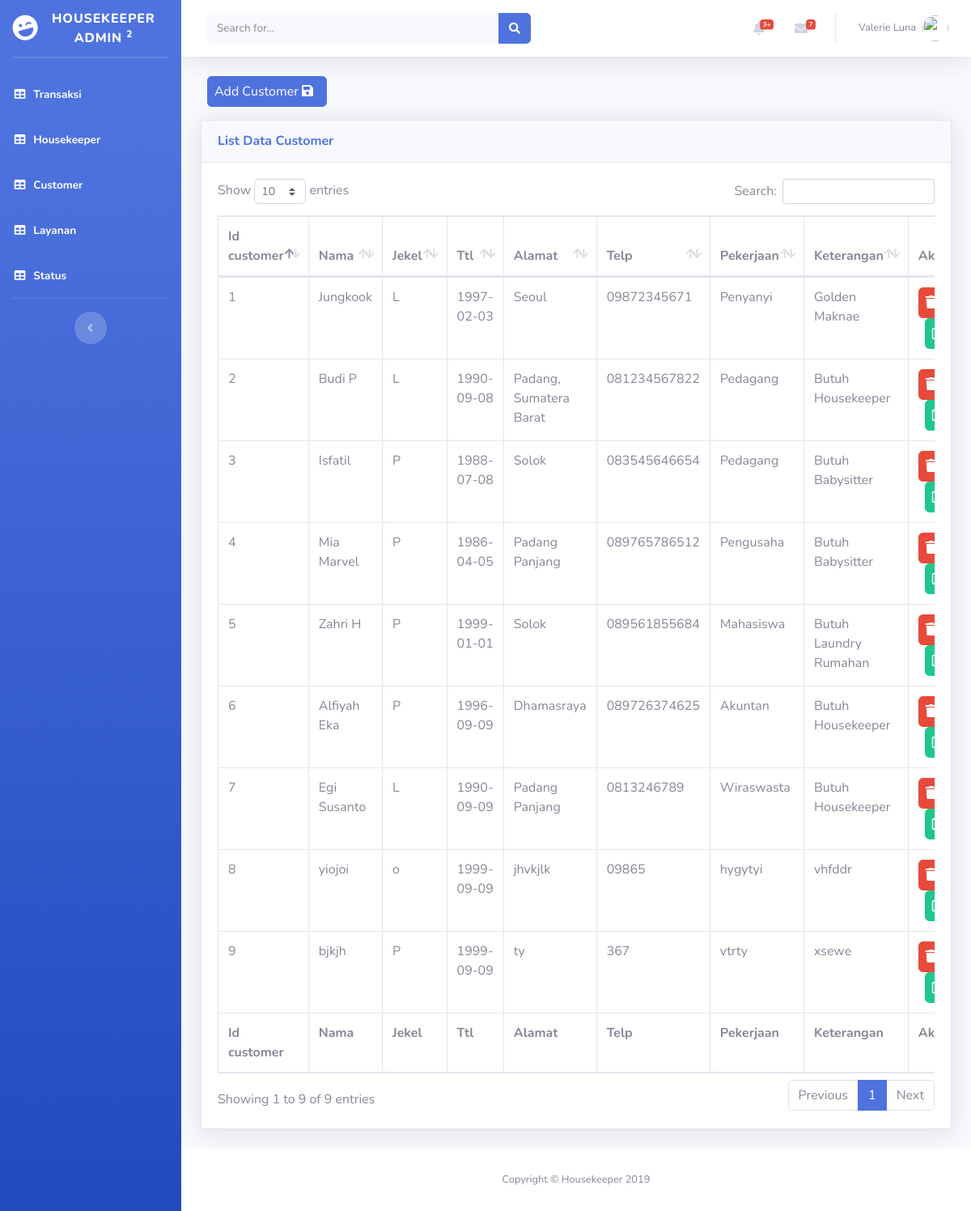
Screenshot of /admin/customer.php with the database file from the repository.
### tables this page shows
CREATE TABLE `customer` (
  `idcustomer` int(11) NOT NULL,
  `nama` varchar(100) NOT NULL,
  `jekel` char(1) NOT NULL,
  `ttl` date NOT NULL,
  `alamat` varchar(100) NOT NULL,
  `telp` varchar(12) NOT NULL,
  `pekerjaan` varchar(100) NOT NULL,
  `keterangan` varchar(100) NOT NULL
);

### admin/customer.php (the view, shortened to what this page needs)
<?php include 'header.php' ?>
<body id="page-top">
  <div id="wrapper">
     <?php include 'sidebar.php'?>
    <div id="content-wrapper" class="d-flex flex-column">
      <div id="content">
      <?php include 'topbar.php'?>
        <div class="container-fluid">
          <?php
        $page = isset($_GET['page'])?$_GET['page']:'list';
        switch ($page) {
          case 'list':
      ?>
       <p><a href="?p=customer&page=entri" class="btn btn-primary ml-2 pr-2 pl-2">Add Customer <i class="fas fa-save mr-2"></i></a></p>
          <div class="card shadow mb-4">
            <div class="card-header py-3">
            <h6 class="m-0 font-weight-bold text-primary">List Data Customer</h6>
            </div>
            <div class="card-body">
              <div class="table-responsive">
                <table class="table table-bordered" id="dataTable" width="100%" cellspacing="0">
                  <thead>
                    <tr>
                     <th>Id customer</th>
                     <th>Nama</th>
                     <th>Jekel</th>
                     <th>Ttl</th>
                     <th>Alamat</th>
                     <th>Telp</th>
                     <th>Pekerjaan</th>
                     <th>Keterangan</th>
                     <th>Aksi</th>
                    </tr>
                  </thead>
                  <tfoot>
                  <tr>
                     <th>Id customer</th>
                     <th>Nama</th>
                     <th>Jekel</th>
                     <th>Ttl</th>
                     <th>Alamat</th>
                     <th>Telp</th>
                     <th>Pekerjaan</th>
                     <th>Keterangan</th>
                     <th>Aksi</th>
                    </tr>
                  </tfoot>
                  <tbody>
                     <?php
          include('koneksi.php');
          $data = mysqli_query($koneksi,"select * from customer");
          $i =1;
          while ($row=mysqli_fetch_array($data)) {
            ?>
            <tr>
              <td><?php echo $i?></td>
              <td><?php echo $row['nama']?></td>
              <td><?php echo $row['jekel']?></td>
              <td><?php echo $row['ttl']?></td>
              <td><?php echo $row['alamat']?></td>
              <td><?php echo $row['telp']?></td>
              <td><?php echo $row['pekerjaan']?></td>
              <td><?php echo $row['keterangan']?></td>
              <td>
                <a href="proses_customer.php?aksi=hapus&idcustomer=<?php echo $row['idcustomer']?>" class="btn btn-danger pr-2 pl-2" onclick="return confirm('Are You Sure to Delete?')"><i class="fas fa-trash mr-2"></i></a>
                <a href="?p=customer&page=update&idcustomer=<?php echo $row['idcustomer']?>" class="btn btn-success ml-2 pr-2 pl-2"><i class="far fa-edit mr-2"></i></a>
              </td>
            </tr>
            <?php $i++;}?>
                  </tbody>
                  </table>
                <?php
          break;
        ?>
        <?php
          }
        ?>
              </div>
            </div>
          </div>
        </div>
      </div>
      <?php include 'footer.php'?>
    </div>
</body>
</html>

### admin/header.php (shortened to what this page needs)
<!DOCTYPE html>
<html lang="en">
<head>
  <link href="vendor/fontawesome-free/css/all.min.css" rel="stylesheet" type="text/css">
  <link href="css/sb-admin-2.min.css" rel="stylesheet">
  <link href="vendor/datatables/dataTables.bootstrap4.min.css" rel="stylesheet">
</head>

### admin/sidebar.php
  <ul class="navbar-nav bg-gradient-primary sidebar sidebar-dark accordion" id="accordionSidebar">
<a class="sidebar-brand d-flex align-items-center justify-content-center" href="index.php">
  <div class="sidebar-brand-icon rotate-n-15">
    <i class="fas fa-laugh-wink"></i>
  </div>
  <div class="sidebar-brand-text mx-3">Housekeeper Admin <sup>2</sup></div>
</a>
<hr class="sidebar-divider my-0">
<hr class="sidebar-divider">
<li class="nav-item active">
  <a class="nav-link" href="transaksi.php?p=transaksi">
    <i class="fas fa-fw fa-table"></i>
    <span>Transaksi</span></a>
</li>
<li class="nav-item active">
  <a class="nav-link" href="housekeeper.php">
    <i class="fas fa-fw fa-table"></i>
    <span>Housekeeper</span></a>
</li>
<li class="nav-item active">
  <a class="nav-link" href="customer.php?p=customer">
    <i class="fas fa-fw fa-table"></i>
    <span>Customer</span></a>
</li>
<li class="nav-item active">
  <a class="nav-link" href="layanan.php?p=layanan">
    <i class="fas fa-fw fa-table"></i>
    <span>Layanan</span></a>
</li>
<li class="nav-item active">
  <a class="nav-link" href="status.php?p=status">
    <i class="fas fa-fw fa-table"></i>
    <span>Status</span></a>
</li>
<hr class="sidebar-divider d-none d-md-block">
<div class="text-center d-none d-md-inline">
  <button class="rounded-circle border-0" id="sidebarToggle"></button>
</div>
</ul>

### admin/topbar.php (shortened to what this page needs)
   <nav class="navbar navbar-expand navbar-light bg-white topbar mb-4 static-top shadow">
<form class="d-none d-sm-inline-block form-inline mr-auto ml-md-3 my-2 my-md-0 mw-100 navbar-search">
  <div class="input-group">
    <input type="text" class="form-control bg-light border-0 small" placeholder="Search for..." aria-label="Search" aria-describedby="basic-addon2">
    <div class="input-group-append">
      <button class="btn btn-primary" type="button">
        <i class="fas fa-search fa-sm"></i>
      </button>
    </div>
  </div>
</form>
<ul class="navbar-nav ml-auto">
  <li class="nav-item dropdown no-arrow mx-1">
    <a class="nav-link dropdown-toggle" href="#" id="alertsDropdown" role="button" data-toggle="dropdown" aria-haspopup="true" aria-expanded="false">
      <i class="fas fa-bell fa-fw"></i>
      <span class="badge badge-danger badge-counter">3+</span>
    </a>
  </li>
  <li class="nav-item dropdown no-arrow mx-1">
    <a class="nav-link dropdown-toggle" href="#" id="messagesDropdown" role="button" data-toggle="dropdown" aria-haspopup="true" aria-expanded="false">
      <i class="fas fa-envelope fa-fw"></i>
      <span class="badge badge-danger badge-counter">7</span>
    </a>
  </li>
  <li class="nav-item dropdown no-arrow">
    <a class="nav-link dropdown-toggle" href="#" id="userDropdown" role="button" data-toggle="dropdown" aria-haspopup="true" aria-expanded="false">
      <span class="mr-2 d-none d-lg-inline text-gray-600 small">Valerie Luna</span>
      <img class="img-profile rounded-circle" src="https://source.unsplash.com/QAB-WJcbgJk/60x60">
    </a>
  </li>
</ul>
</nav>

### admin/footer.php
<footer class="sticky-footer bg-white">
       <div class="container my-auto">
         <div class="copyright text-center my-auto">
           <span>Copyright &copy; Housekeeper 2019</span>
         </div>
       </div>
     </footer>

### rows the page displays
customer: nama "Jungkook", jekel "L", ttl "1997-02-03", alamat "Seoul", telp "09872345671", pekerjaan "Penyanyi", keterangan "Golden Maknae"
customer: nama "Budi P", jekel "L", ttl "1990-09-08", alamat "Padang, Sumatera Barat", telp "081234567822", pekerjaan "Pedagang", keterangan "Butuh Housekeeper"
customer: nama "Isfatil", jekel "P", ttl "1988-07-08", alamat "Solok", telp "083545646654", pekerjaan "Pedagang", keterangan "Butuh Babysitter"
customer: nama "Mia Marvel", jekel "P", ttl "1986-04-05", alamat "Padang Panjang", telp "089765786512", pekerjaan "Pengusaha", keterangan "Butuh Babysitter"
customer: nama "Zahri H", jekel "P", ttl "1999-01-01", alamat "Solok", telp "089561855684", pekerjaan "Mahasiswa", keterangan "Butuh Laundry Rumahan"
customer: nama "Alfiyah Eka", jekel "P", ttl "1996-09-09", alamat "Dhamasraya", telp "089726374625", pekerjaan "Akuntan", keterangan "Butuh Housekeeper"
customer: nama "Egi Susanto", jekel "L", ttl "1990-09-09", alamat "Padang Panjang", telp "0813246789", pekerjaan "Wiraswasta", keterangan "Butuh Housekeeper"
customer: nama "yiojoi", jekel "o", ttl "1999-09-09", alamat "jhvkjlk", telp "09865", pekerjaan "hygytyi", keterangan "vhfddr"
customer: nama "bjkjh", jekel "P", ttl "1999-09-09", alamat "ty", telp "367", pekerjaan "vtrty", keterangan "xsewe"
